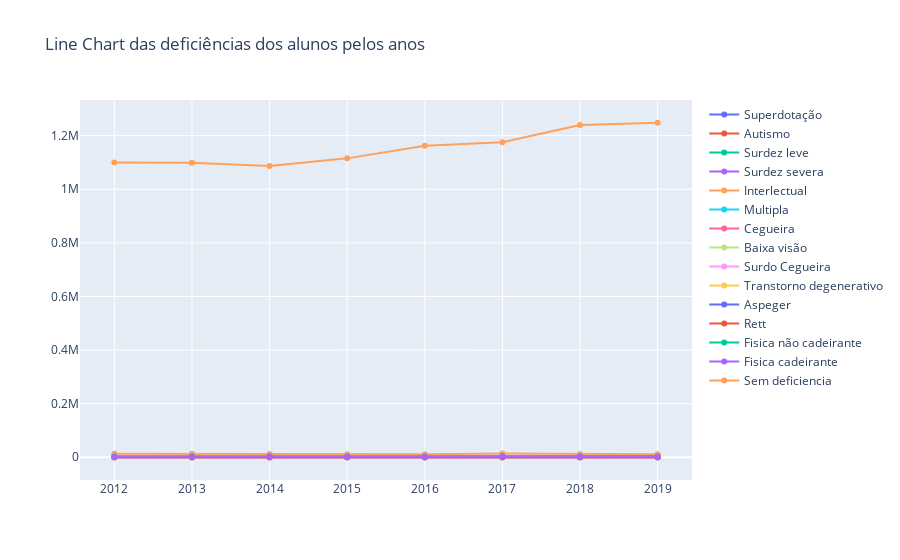

Here is the notebook cell this chart was saved with:
### Code cell
columns = ['AN_LETIVO', 'NEE_ALT_HAB', 'DEF__AUTISMO', 'DEF__SURDEZ_LEVE', 'DEF__SURDEZ_SEV', 'DEF__INTELECT', 'DEF__MULTIPLA', 'DEF__CEGUEIRA', 'DEF__BAIXA_VISAO', 'DEF__SURDO_CEG', 'DEF__TRANST_DES_INF', 'DEF__SINDR_ASPER', 'DEF__SINDR_RETT', 'DEF__FIS_N_CADEIR', 'DEF__FIS_CADEIR', 'DEF__N_POSSUI']
labels = ['Superdotação', 'Autismo', 'Surdez leve', 'Surdez severa', 'Interlectual', 'Multipla', 'Cegueira', 'Baixa visão', 'Surdo Cegueira', 'Transtorno degenerativo', 'Aspeger', 'Rett', 'Fisica não cadeirante', 'Fisica cadeirante', 'Sem deficiencia']

df = pd.DataFrame(columns=columns)

df['AN_LETIVO'] = y['AN_LETIVO'].unique()

for column in columns[1:]:
    df[column] = list([np.sum(y.loc[y['AN_LETIVO'] == 2019][column]), np.sum(y.loc[y['AN_LETIVO'] == 2018][column]), np.sum(y.loc[y['AN_LETIVO'] == 2017][column]), np.sum(y.loc[y['AN_LETIVO'] == 2016][column]), np.sum(y.loc[y['AN_LETIVO'] == 2015][column]), np.sum(y.loc[y['AN_LETIVO'] == 2014][column]), np.sum(y.loc[y['AN_LETIVO'] == 2013][column]), np.sum(y.loc[y['AN_LETIVO'] == 2012][column])])

fig = go.Figure()
fig.update_layout(title='Line Chart das deficiências dos alunos pelos anos')
for i, column in enumerate(columns[1:]):
    fig.add_trace(go.Scatter(x=df["AN_LETIVO"], y=df[column], name=labels[i],
                        text=labels[i],
                        hoverinfo='text+y',
                        line_shape='linear'))
fig.show()

### Figure 1 — Plotly figure (JSON) as saved in the notebook; plotly's stock layout.template omitted (floating-point values rounded to 4 significant figures)
{"data": [{"hoverinfo": "text+y", "line": {"shape": "linear"}, "name": "Superdotação", "text": "Superdotação", "type": "scatter", "x": [2019, 2018, 2017, 2016, 2015, 2014, 2013, 2012], "y": [62, 67, 64, 32, 26, 23, 19, 13]}, {"hoverinfo": "text+y", "line": {"shape": "linear"}, "name": "Autismo", "text": "Autismo", "type": "scatter", "x": [2019, 2018, 2017, 2016, 2015, 2014, 2013, 2012], "y": [3949, 4144, 4312, 2228, 2205, 2131, 1947, 1601]}, {"hoverinfo": "text+y", "line": {"shape": "linear"}, "name": "Surdez leve", "text": "Surdez leve", "type": "scatter", "x": [2019, 2018, 2017, 2016, 2015, 2014, 2013, 2012], "y": [555, 615, 712, 558, 593, 654, 710, 718]}, {"hoverinfo": "text+y", "line": {"shape": "linear"}, "name": "Surdez severa", "text": "Surdez severa", "type": "scatter", "x": [2019, 2018, 2017, 2016, 2015, 2014, 2013, 2012], "y": [1133, 1202, 1551, 1290, 1418, 1569, 1682, 1881]}, {"hoverinfo": "text+y", "line": {"shape": "linear"}, "name": "Interlectual", "text": "Interlectual", "type": "scatter", "x": [2019, 2018, 2017, 2016, 2015, 2014, 2013, 2012], "y": [10967, 12054, 13947, 10991, 11640, 12315, 12807, 12813]}, {"hoverinfo": "text+y", "line": {"shape": "linear"}, "name": "Multipla", "text": "Multipla", "type": "scatter", "x": [2019, 2018, 2017, 2016, 2015, 2014, 2013, 2012], "y": [2165, 2327, 3132, 2015, 2103, 2112, 2161, 2158]}, {"hoverinfo": "text+y", "line": {"shape": "linear"}, "name": "Cegueira", "text": "Cegueira", "type": "scatter", "x": [2019, 2018, 2017, 2016, 2015, 2014, 2013, 2012], "y": [118, 135, 149, 115, 128, 136, 146, 147]}, {"hoverinfo": "text+y", "line": {"shape": "linear"}, "name": "Baixa visão", "text": "Baixa visão", "type": "scatter", "x": [2019, 2018, 2017, 2016, 2015, 2014, 2013, 2012], "y": [995, 1070, 1323, 1084, 1148, 1227, 1236, 1218]}, {"hoverinfo": "text+y", "line": {"shape": "linear"}, "name": "Surdo Cegueira", "text": "Surdo Cegueira", "type": "scatter", "x": [2019, 2018, 2017, 2016, 2015, 2014, 2013, 2012], "y": [23, 25, 23, 20, 20, 21, 22, 24]}, {"hoverinfo": "text+y", "line": {"shape": "linear"}, "name": "Transtorno degenerativo", "text": "Transtorno degenerativo", "type": "scatter", "x": [2019, 2018, 2017, 2016, 2015, 2014, 2013, 2012], "y": [150, 160, 198, 147, 182, 190, 278, 348]}, {"hoverinfo": "text+y", "line": {"shape": "linear"}, "name": "Aspeger", "text": "Aspeger", "type": "scatter", "x": [2019, 2018, 2017, 2016, 2015, 2014, 2013, 2012], "y": [149, 162, 179, 135, 146, 141, 139, 129]}, {"hoverinfo": "text+y", "line": {"shape": "linear"}, "name": "Rett", "text": "Rett", "type": "scatter", "x": [2019, 2018, 2017, 2016, 2015, 2014, 2013, 2012], "y": [47, 49, 60, 61, 56, 50, 55, 84]}, {"hoverinfo": "text+y", "line": {"shape": "linear"}, "name": "Fisica não cadeirante", "text": "Fisica não cadeirante", "type": "scatter", "x": [2019, 2018, 2017, 2016, 2015, 2014, 2013, 2012], "y": [3488, 3728, 4412, 3239, 3376, 3457, 3449, 3265]}, {"hoverinfo": "text+y", "line": {"shape": "linear"}, "name": "Fisica cadeirante", "text": "Fisica cadeirante", "type": "scatter", "x": [2019, 2018, 2017, 2016, 2015, 2014, 2013, 2012], "y": [2294, 2500, 2747, 2021, 2059, 2025, 1922, 1641]}, {"hoverinfo": "text+y", "line": {"shape": "linear"}, "name": "Sem deficiencia", "text": "Sem deficiencia", "type": "scatter", "x": [2019, 2018, 2017, 2016, 2015, 2014, 2013, 2012], "y": [1248165, 1239848, 1175538, 1161934, 1115244, 1086814, 1098897, 1099882]}], "layout": {"title": {"text": "Line Chart das deficiências dos alunos pelos anos"}}}
